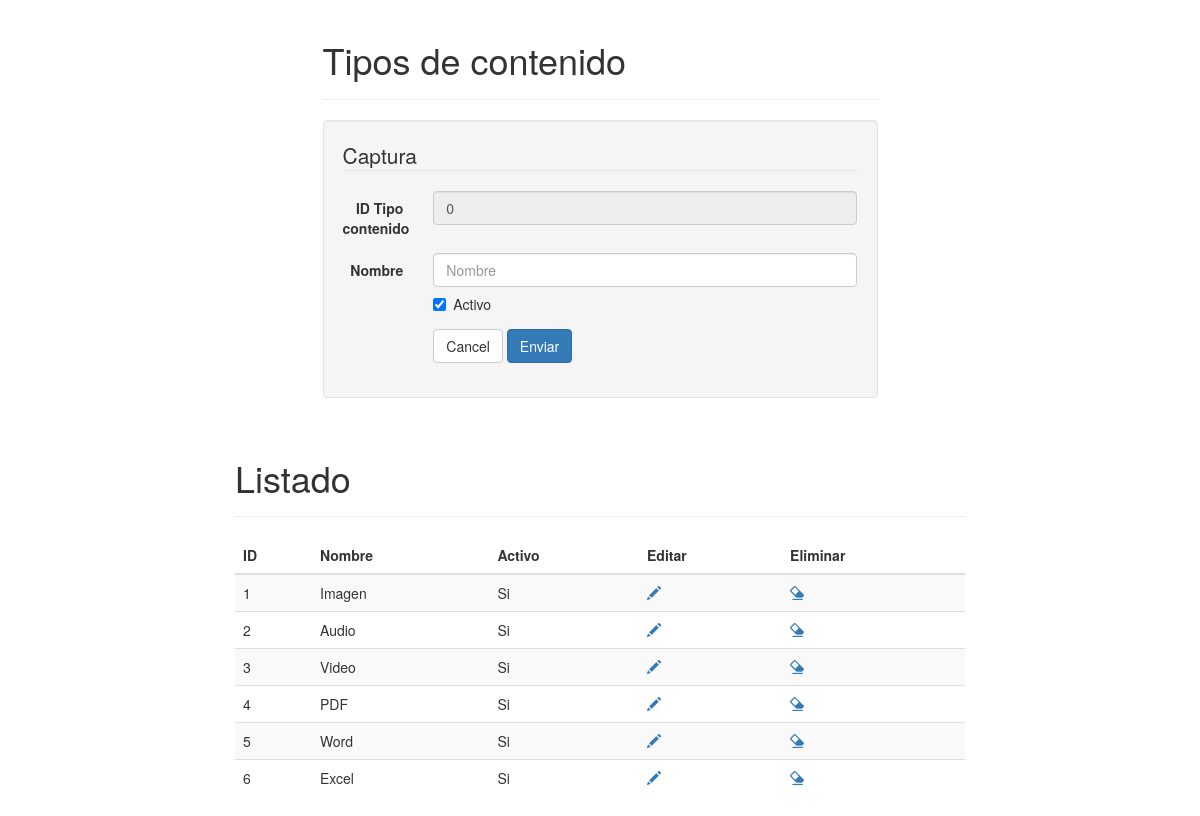
The app's page /php/cat_tipo_contenido.php with its own data.
### tables this page shows
CREATE TABLE IF NOT EXISTS `tipos_contenido` (
  `cve_tipo_contenido` int(11) NOT NULL,
  `nombre` varchar(35) NOT NULL,
  `activo` bit(1) NOT NULL
);

### php/class/TipoContenido.php (called while the page is built, shortened)
<?php
require_once 'UtilDB.php';
class TipoContenido {
    private $cve_tipo_contenido;
    private $nombre;
    function __construct() {
        $nargs = func_num_args();
    }
    private function limpiar() {
        $this->cve_tipo_contenido = 0;
        $this->nombre = "";
    }
    function getCve_tipo_contenido() {
        return $this->cve_tipo_contenido;
    }
    function getNombre() {
        return $this->nombre;
    }
}

### php/class/UtilDB.php (called while the page is built, shortened)
<?php
class UtilDB {
    private static $servername = "localhost";
    private static $username = "root";
    private static $password = "";
    private static $database = "ovc";
    static function getConnection() {
        try {
            $cnxString = "mysql:host=" . UtilDB::$servername . ";dbname=" . UtilDB::$database;
            $params = array(PDO::MYSQL_ATTR_INIT_COMMAND => "SET NAMES utf8", PDO::ATTR_ERRMODE => PDO::ERRMODE_EXCEPTION, PDO::ATTR_CASE => PDO::CASE_LOWER);
            $cnx = new PDO($cnxString, UtilDB::$username, UtilDB::$password, $params);
        } catch (PDOException $e) {
            echo "Connection failed: " . $e->getMessage();
        }
        return $cnx;
    }
    static function ejecutaConsulta($sql) {
        $cnx = UtilDB::getConnection();
        $rst = $cnx->query($sql);
        return $rst;
    }
}

### php/cat_tipo_contenido.php (the view, shortened to what this page needs)
<?php
require_once 'class/TipoContenido.php';
$tc = new TipoContenido();
$sql = "SELECT * FROM tipos_contenido ORDER BY cve_tipo_contenido";
$rst = UtilDB::ejecutaConsulta($sql);
?>
<!DOCTYPE html>
<html lang="es">
    <head>
        <link href="../twbs/bootstrap-3.3.5-dist/css/bootstrap.min.css" rel="stylesheet"/>
    </head>
    <body>
        <div class="container">
            <div class="row">
                <div class="col-md-6 col-md-offset-3">
                    <div class="page-header">
                        <h1 id="forms">Tipos de contenido</h1>
                    </div>
                </div>
            </div>
            <div class="row">
                <div class="col-md-6 col-md-offset-3">
                    <div class="well bs-component">
                        <form id="frm_captura" name="frm_captura" class="form-horizontal" method="post" action="<?php echo htmlspecialchars($_SERVER["PHP_SELF"]); ?>">
                            <fieldset>
                                <legend>Captura</legend>
                                <div class="form-group">
                                    <label for="txtCveTipoContenido" class="col-lg-2 control-label">ID Tipo contenido</label>
                                    <div class="col-lg-10">
                                        <input type="text" class="form-control" id="txtCveTipoContenido" name="txtCveTipoContenido" placeholder="ID Tipo contenido" readonly value="<?php echo($tc != NULL ? $tc->getCve_tipo_contenido():""); ?>">
                                    </div>
                                </div>
                                <div class="form-group">
                                    <label for="txtNombre" class="col-lg-2 control-label">Nombre</label>
                                    <div class="col-lg-10">
                                        <input type="text" class="form-control" id="txtNombre" name="txtNombre" placeholder="Nombre" value="<?php echo($tc != NULL ? $tc->getNombre():""); ?>">
                                        <div class="checkbox">
                                            <label>
                                                <input type="checkbox" id="cbxActivo" name="cbxActivo" <?php echo($tc != NULL ? ($tc->getCve_tipo_contenido() != 0 ? ($tc->getActivo() ? "checked" : "") : "checked"):""); ?>> Activo
                                            </label>
                                        </div>
                                    </div>
                                </div>
                                <div class="form-group">
                                    <div class="col-lg-10 col-lg-offset-2">
                                        <button type="button" class="btn btn-default" onclick="limpiar();">Cancel</button>
                                        <button type="button" class="btn btn-primary" onclick="grabar();">Enviar</button>
                                    </div>
                                </div>
                            </fieldset>
                        </form>
                    </div>
                </div>
            </div>
            <?php if($rst->rowCount() > 0){?>
            <div class="col-md-8 col-md-offset-2">
                <div class="page-header">
                    <h1 id="tables">Listado</h1>
                </div>
                <div class="bs-component">
                    <table class="table table-striped table-hover ">
                        <thead>
                            <tr>
                                <th>ID</th>
                                <th>Nombre</th>
                                <th>Activo</th>
                                <th>Editar</th>
                                <th>Eliminar</th>
                            </tr>
                        </thead>
                        <tbody>
                            <?php foreach ($rst as $row){?>
                            <tr>
                                <td><?php echo($row['cve_tipo_contenido']);?></td>
                                <td><?php echo($row['nombre']);?></td>
                                <td><?php echo($row['activo'] == 1 ? "Si":"No");?></td>
                                <td><a href="javascript:void(0);" onclick="editar(<?php echo($row['cve_tipo_contenido']);?>);"><span class="glyphicon glyphicon-pencil"></span></a></td>
                                <td><a href="javascript:void(0);" onclick="if(confirm('¿Está realmente seguro de eliminar este registro?')){eliminar(<?php echo($row['cve_tipo_contenido']);?>);}else{ return false;};"><span class="glyphicon glyphicon-erase"></span></a></td>
                            </tr>
                            <?php } $rst->closeCursor();?>
                        </tbody>
                    </table>
                </div>
            </div>
            <?php }?>
        </div>
    </body>
</html>

### records on screen
tipos_contenido: cve_tipo_contenido "1", nombre "Imagen", activo "Si"
tipos_contenido: cve_tipo_contenido "2", nombre "Audio", activo "Si"
tipos_contenido: cve_tipo_contenido "3", nombre "Video", activo "Si"
tipos_contenido: cve_tipo_contenido "4", nombre "PDF", activo "Si"
tipos_contenido: cve_tipo_contenido "5", nombre "Word", activo "Si"
tipos_contenido: cve_tipo_contenido "6", nombre "Excel", activo "Si"
